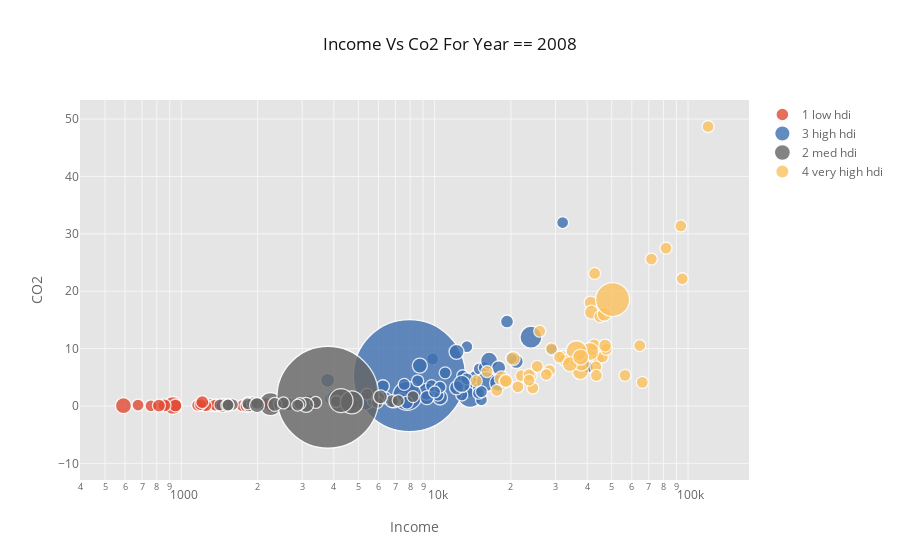

Notebook source saved alongside this figure:
### Code cell
# 

query = 'year == 2008'
x = 'income'
y = 'CO2'
size = 'CO2_footprint'
cat_col = 'hdi'

plot_bubble_with_cuts(df.query(query), cat_col)

### Figure 1 — Plotly figure (JSON) as saved in the notebook; plotly's stock layout.template omitted (floating-point values rounded to 4 significant figures)
{"data": [{"marker": {"color": "rgba(226, 74, 51, 1.0)", "line": {"width": 1.3}, "opacity": 0.8, "size": [13, 12, 13, 12, 12, 16, 13, 12, 12, 18, 12, 12, 12, 12, 12, 13, 13, 13, 13, 12, 12, 12, 14, 12, 14, 13], "symbol": "dot"}, "mode": "markers", "name": "1 low hdi", "text": ["Afghanistan", "Benin", "Burkina Faso", "Burundi", "Chad", "Congo Dem Rep ", "Cote d Ivoire", "Djibouti", "Eritrea", "Ethiopia", "Gambia", "Guinea", "Guinea Bissau", "Lesotho", "Liberia", "Malawi", "Mali", "Mozambique", "Niger", "Rwanda", "Senegal", "Sierra Leone", "Sudan", "Togo", "Uganda", "Zimbabwe"], "textfont": {"color": "#666666"}, "type": "scatter", "x": [1300, 1840, 1360, 759, 1740, 591, 2670, 2510, 1380, 925, 1560, 1230, 1360, 2230, 675, 948, 1810, 858, 816, 1250, 2160, 1160, 3320, 1190, 1460, 1210], "y": [0.1316, 0.5375, 0.1094, 0.03139, 0.04784, 0.04513, 0.3619, 0.6128, 0.08375, 0.08017, 0.251, 0.127, 0.1564, 0.008618, 0.1574, 0.08247, 0.04108, 0.1047, 0.06344, 0.05424, 0.4616, 0.1183, 0.3821, 0.252, 0.1009, 0.6543]}, {"marker": {"color": "rgba(62, 111, 176, 1.0)", "line": {"width": 1.3}, "opacity": 0.8, "size": [12, 14, 12, 12, 12, 12, 12, 12, 12, 26, 12, 112, 15, 12, 12, 13, 17, 12, 12, 12, 12, 29, 17, 14, 12, 12, 13, 12, 12, 12, 14, 12, 12, 20, 12, 12, 12, 12, 12, 12, 14, 18, 22, 12, 12, 12, 15, 13, 12, 13, 17, 12, 12, 12, 17, 15, 12, 14, 14, 18], "symbol": "dot"}, "mode": "markers", "name": "3 high hdi", "text": ["Albania", "Algeria", "Armenia", "Azerbaijan", "Belarus", "Belize", "Bolivia", "Bosnia and Herzegovina", "Botswana", "Brazil", "Bulgaria", "China", "Colombia", "Costa Rica", "Dominica", "Ecuador", "Egypt", "El Salvador", "Fiji", "Gabon", "Georgia", "Indonesia", "Iran", "Iraq", "Jamaica", "Jordan", "Kazakhstan", "Lebanon", "Libya", "Macedonia FYR", "Malaysia", "Maldives", "Mauritius", "Mexico", "Micronesia Fed Sts ", "Moldova", "Mongolia", "Palau", "Panama", "Paraguay", "Peru", "Philippines", "Russia", "Samoa", "Serbia", "Seychelles", "South Africa", "Sri Lanka", "Suriname", "Syria", "Thailand", "Tonga", "Trinidad and Tobago", "Tunisia", "Turkey", "Ukraine", "Uruguay", "Uzbekistan", "Venezuela", "Vietnam"], "textfont": {"color": "#666666"}, "type": "scatter", "x": [9150, 12700, 7560, 14400, 15000, 7950, 5190, 9820, 13800, 13800, 15700, 7950, 10500, 12800, 10300, 9290, 9310, 7500, 7380, 15300, 6410, 7790, 16400, 12200, 8570, 9720, 19300, 14400, 29000, 11000, 21000, 10500, 14900, 16000, 3200, 3880, 7580, 13400, 14900, 6890, 9320, 5310, 24000, 5730, 12900, 20100, 12200, 7770, 13400, 6250, 12800, 4760, 32000, 10000, 17800, 8740, 15300, 3780, 17900, 4090], "y": [1.298, 3.329, 1.804, 5.11, 6.488, 1.36, 1.432, 8.212, 2.547, 2.024, 6.69, 5.296, 1.476, 1.912, 1.883, 2.111, 2.512, 1.068, 1.278, 1.08, 1.419, 1.755, 7.892, 3.167, 4.391, 3.549, 14.72, 3.997, 9.82, 5.772, 7.752, 3.278, 3.079, 4.261, 0.897, 1.313, 3.759, 10.33, 2.224, 0.6986, 1.45, 0.8421, 11.98, 0.8874, 5.271, 8.27, 9.428, 0.5808, 4.741, 3.437, 3.835, 1.568, 31.96, 2.441, 4.022, 7.032, 2.49, 4.477, 6.658, 1.479]}, {"marker": {"color": "rgba(132, 118, 202, 1.0)", "line": {"width": 1.3}, "opacity": 0.8, "size": [], "symbol": "dot"}, "mode": "markers", "name": null, "text": [], "textfont": {"color": "#666666"}, "type": "scatter", "x": [], "y": []}, {"marker": {"color": "rgba(101, 101, 101, 1.0)", "line": {"width": 1.3}, "opacity": 0.8, "size": [13, 23, 13, 13, 12, 12, 12, 12, 13, 13, 12, 12, 12, 102, 14, 12, 13, 12, 14, 15, 12, 13, 12, 23, 24, 12, 12, 12, 12, 12, 15, 12, 12, 12], "symbol": "dot"}, "mode": "markers", "name": "2 med hdi", "text": ["Angola", "Bangladesh", "Cambodia", "Cameroon", "Cape Verde", "Comoros", "Congo Rep ", "Equatorial Guinea", "Ghana", "Guatemala", "Guyana", "Haiti", "Honduras", "India", "Kenya", "Kiribati", "Madagascar", "Mauritania", "Morocco", "Myanmar", "Namibia", "Nepal", "Nicaragua", "Nigeria", "Pakistan", "Papua New Guinea", "Sao Tome and Principe", "Solomon Islands", "Swaziland", "Tajikistan", "Tanzania", "Timor Leste", "Vanuatu", "Zambia"], "textfont": {"color": "#666666"}, "type": "scatter", "x": [5980, 2250, 2450, 2660, 5940, 1420, 4730, 40000, 2850, 6780, 5410, 1590, 4080, 3790, 2340, 1830, 1520, 3390, 6110, 3110, 8210, 1850, 4090, 4710, 4270, 1910, 2530, 1830, 7180, 1990, 1990, 1530, 2940, 2880], "y": [1.474, 0.3192, 0.2875, 0.2955, 0.632, 0.1789, 0.3842, 6.798, 0.3666, 0.8356, 2.073, 0.2493, 1.187, 1.521, 0.2663, 0.5698, 0.09942, 0.6131, 1.594, 0.1911, 1.626, 0.1054, 0.7782, 0.6147, 0.9356, 0.5307, 0.5276, 0.3881, 0.9499, 0.4532, 0.1547, 0.1766, 0.402, 0.149]}, {"marker": {"color": "rgba(251, 193, 94, 1.0)", "line": {"width": 1.3}, "opacity": 0.8, "size": [12, 15, 13, 12, 12, 12, 12, 12, 12, 14, 13, 12, 12, 12, 12, 12, 12, 16, 18, 12, 12, 12, 12, 12, 16, 21, 12, 12, 12, 12, 12, 12, 13, 12, 12, 12, 14, 12, 12, 13, 14, 12, 12, 12, 15, 12, 12, 12, 16, 34], "symbol": "dot"}, "mode": "markers", "name": "4 very high hdi", "text": ["Antigua and Barbuda", "Argentina", "Australia", "Austria", "Bahamas", "Bahrain", "Barbados", "Belgium", "Brunei", "Canada", "Chile", "Croatia", "Cuba", "Cyprus", "Denmark", "Estonia", "Finland", "France", "Germany", "Greece", "Hungary", "Iceland", "Ireland", "Israel", "Italy", "Japan", "Kuwait", "Latvia", "Lithuania", "Luxembourg", "Malta", "Montenegro", "Netherlands", "New Zealand", "Norway", "Oman", "Poland", "Portugal", "Qatar", "Romania", "Saudi Arabia", "Singapore", "Slovak Republic", "Slovenia", "Spain", "Sweden", "Switzerland", "United Arab Emirates", "United Kingdom", "United States"], "textfont": {"color": "#666666"}, "type": "scatter", "x": [24000, 18400, 41300, 44300, 24400, 42800, 16100, 41700, 81900, 41600, 19000, 22000, 17600, 36000, 45900, 26000, 42600, 37600, 41000, 31900, 23600, 43300, 47600, 28900, 38000, 36300, 93700, 21300, 23600, 94900, 28400, 14600, 47100, 32500, 64500, 44900, 20400, 27600, 120000, 19100, 46700, 66000, 25400, 31100, 34200, 43500, 56400, 71700, 37700, 50400], "y": [5.275, 4.785, 18.02, 8.183, 3.132, 23.09, 6.008, 9.797, 27.51, 16.35, 4.24, 5.288, 2.702, 7.943, 8.542, 13.03, 10.64, 5.999, 9.497, 8.661, 5.453, 6.822, 9.883, 10.0, 7.466, 9.537, 31.37, 3.342, 4.498, 22.17, 6.183, 4.371, 10.53, 8.009, 10.53, 15.57, 8.271, 5.487, 48.7, 4.383, 15.98, 4.114, 6.902, 8.512, 7.293, 5.316, 5.333, 25.61, 8.526, 18.55]}], "layout": {"legend": {"bgcolor": "#FFFFFF", "font": {"color": "#666666"}}, "paper_bgcolor": "#FFFFFF", "plot_bgcolor": "#E5E5E5", "title": "Income Vs Co2 For Year == 2008", "titlefont": {"color": "#151516"}, "xaxis1": {"gridcolor": "#F6F6F6", "showgrid": true, "tickfont": {"color": "#666666"}, "title": "Income", "titlefont": {"color": "#666666"}, "type": "log", "zerolinecolor": "#F6F6F6"}, "yaxis1": {"gridcolor": "#F6F6F6", "showgrid": true, "tickfont": {"color": "#666666"}, "title": "CO2", "titlefont": {"color": "#666666"}, "zerolinecolor": "#F6F6F6"}}}
